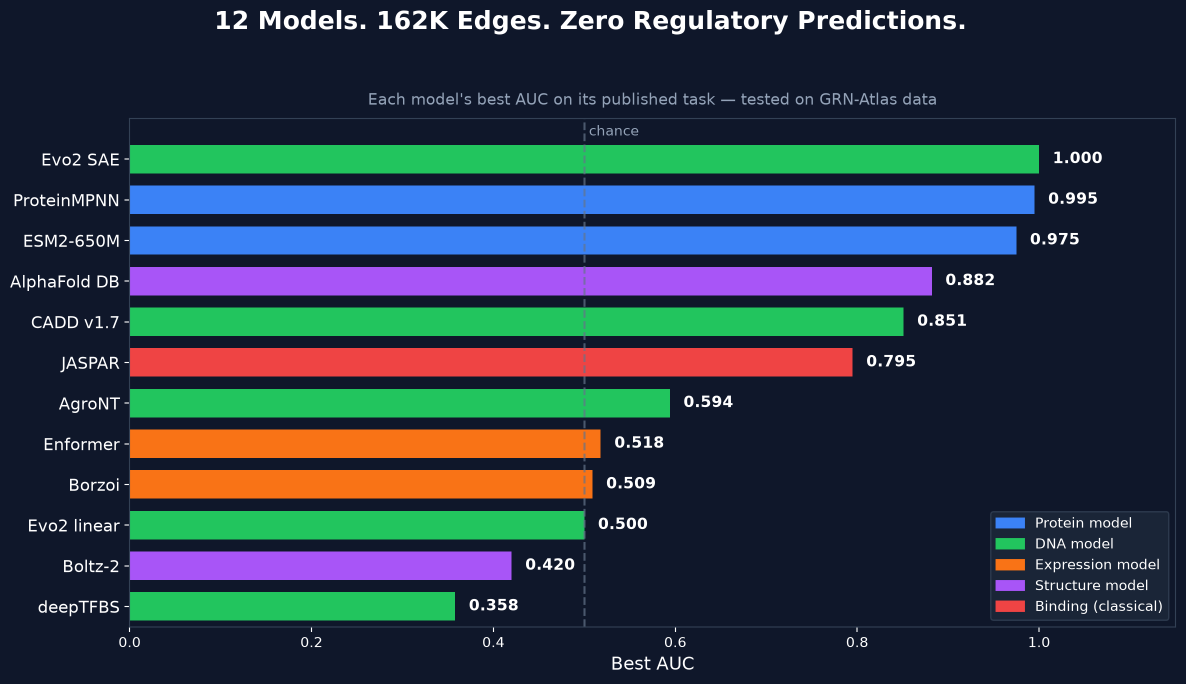
#> input picture research/visuals/model_survey_hero.png, 2371 x 1368 px (shown at 1/2 size)
$ python model_survey_platform_crops.py
#> lines starting #> are read from the running program, lines starting #| are printed output that depends on the picture
#!/usr/bin/env python3
"""Generate platform-specific image variants for social media."""
from __future__ import annotations

import matplotlib
matplotlib.use("Agg")
import matplotlib.pyplot as plt
import matplotlib.patches as mpatches
import numpy as np
from pathlib import Path
from PIL import Image

OUT = Path(__file__).resolve().parent

COLORS = {
    "protein": "#3b82f6",
    "dna": "#22c55e",
    "expression": "#f97316",
    "structure": "#a855f7",
    "binding": "#ef4444",
}

TESTED_MODELS = [
    ("ProteinMPNN", 0.995, "protein"),
    ("ESM2-650M", 0.975, "protein"),
    ("Evo2 SAE", 1.000, "dna"),
    ("AlphaFold DB", 0.882, "structure"),
    ("CADD v1.7", 0.851, "dna"),
    ("JASPAR", 0.795, "binding"),
    ("AgroNT", 0.594, "dna"),
    ("Enformer", 0.518, "expression"),
    ("Borzoi", 0.509, "expression"),
    ("Evo2 linear", 0.500, "dna"),
    ("Boltz-2", 0.420, "structure"),
    ("deepTFBS", 0.358, "dna"),
]


def hero_square():
    """Square hero chart for Instagram/Threads (1080x1080)."""
    models = sorted(TESTED_MODELS, key=lambda x: x[1])
    names = [m[0] for m in models]
    aucs = [m[1] for m in models]
    colors = [COLORS[m[2]] for m in models]

    fig, ax = plt.subplots(figsize=(10, 10))
    fig.patch.set_facecolor("#0f172a")
    ax.set_facecolor("#0f172a")

    ax.barh(range(len(names)), aucs, color=colors, height=0.65, edgecolor="none")

    for i, (name, auc) in enumerate(zip(names, aucs)):
        ax.text(auc + 0.015, i, f"{auc:.3f}", va="center", ha="left",
                color="white", fontsize=13, fontweight="bold")

    ax.set_yticks(range(len(names)))
    ax.set_yticklabels(names, fontsize=13, color="white")
    ax.set_xlim(0, 1.15)
    ax.set_xlabel("Best AUC", fontsize=14, color="white")

    ax.axvline(x=0.5, color="#64748b", linestyle="--", linewidth=1.5, alpha=0.7)
    ax.text(0.505, len(names) - 0.5, "chance", color="#94a3b8", fontsize=11,
            va="bottom", ha="left")

    legend_patches = [
        mpatches.Patch(color=COLORS["protein"], label="Protein"),
        mpatches.Patch(color=COLORS["dna"], label="DNA"),
        mpatches.Patch(color=COLORS["expression"], label="Expression"),
        mpatches.Patch(color=COLORS["structure"], label="Structure"),
        mpatches.Patch(color=COLORS["binding"], label="Binding"),
    ]
    ax.legend(handles=legend_patches, loc="lower right", fontsize=11,
              facecolor="#1e293b", edgecolor="#334155", labelcolor="white")

    ax.tick_params(colors="white")
    for spine in ax.spines.values():
        spine.set_color("#334155")

    fig.suptitle("12 Models. 162K Edges.\nZero Regulatory Predictions.",
                 fontsize=20, fontweight="bold", color="white", y=0.97)

    fig.tight_layout(rect=[0, 0, 1, 0.91])
    fig.savefig(OUT / "model_survey_hero_square.png", dpi=108,
                bbox_inches="tight", facecolor="#0f172a")
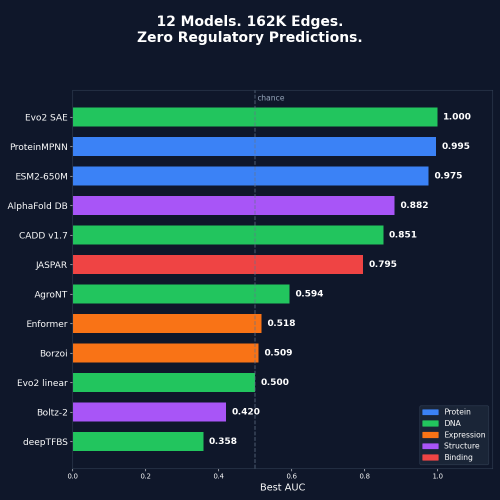
#> figure drawn by matplotlib, 1 panel
    plt.close(fig)
    print(f"  Saved model_survey_hero_square.png")


def proteinmpnn_square():
    """Square ProteinMPNN dot plot for Instagram/Threads (1080x1080)."""
    tf_recovery = [
        0.229, 0.405, 0.251, 0.335, 0.303, 0.228, 0.300, 0.195, 0.211,
        0.274, 0.242, 0.218, 0.389, 0.275, 0.188, 0.180, 0.280, 0.180,
        0.218, 0.333, 0.203, 0.252, 0.236, 0.188, 0.348, 0.286, 0.458,
        0.320, 0.280,
    ]
    nontf_recovery = [
        0.540, 0.536, 0.446, 0.501, 0.498, 0.563, 0.597, 0.524, 0.555,
        0.550, 0.590, 0.471, 0.624, 0.565, 0.474, 0.528, 0.506, 0.423,
        0.407, 0.488,
    ]

    fig, ax = plt.subplots(figsize=(10, 10))
    fig.patch.set_facecolor("#0f172a")
    ax.set_facecolor("#0f172a")

    np.random.seed(42)
    tf_jitter = np.random.normal(0, 0.08, len(tf_recovery))
    nontf_jitter = np.random.normal(0, 0.08, len(nontf_recovery))

    ax.scatter(tf_recovery, tf_jitter + 1.2, color="#ef4444", s=100, alpha=0.8,
               edgecolors="white", linewidths=0.5, zorder=3)
    ax.scatter(nontf_recovery, nontf_jitter + 2.8, color="#3b82f6", s=100, alpha=0.8,
               edgecolors="white", linewidths=0.5, zorder=3)

    tf_mean = np.mean(tf_recovery)
    nontf_mean = np.mean(nontf_recovery)
    ax.axvline(tf_mean, color="#ef4444", linestyle="--", linewidth=2, alpha=0.6)
    ax.axvline(nontf_mean, color="#3b82f6", linestyle="--", linewidth=2, alpha=0.6)

    ax.text(tf_mean, 0.2, f"TF mean\n{tf_mean:.3f}", ha="center", color="#ef4444",
            fontsize=14, fontweight="bold")
    ax.text(nontf_mean, 3.7, f"Enzyme mean\n{nontf_mean:.3f}", ha="center",
            color="#3b82f6", fontsize=14, fontweight="bold")

    ax.set_yticks([1.2, 2.8])
    ax.set_yticklabels(["Transcription\nfactors (n=29)", "Housekeeping\nenzymes (n=20)"],
                       fontsize=14, color="white")
    ax.set_xlabel("ProteinMPNN Sequence Recovery", fontsize=14, color="white")
    ax.set_xlim(0.1, 0.7)
    ax.set_ylim(-0.2, 4.2)

    ax.tick_params(colors="white")
    for spine in ax.spines.values():
        spine.set_color("#334155")

    fig.suptitle("AUC = 0.995\nTF proteins are structurally flexible",
                 fontsize=20, color="white", fontweight="bold", y=0.97)

    fig.tight_layout(rect=[0, 0, 1, 0.91])
    fig.savefig(OUT / "model_survey_proteinmpnn_dots_square.png", dpi=108,
                bbox_inches="tight", facecolor="#0f172a")
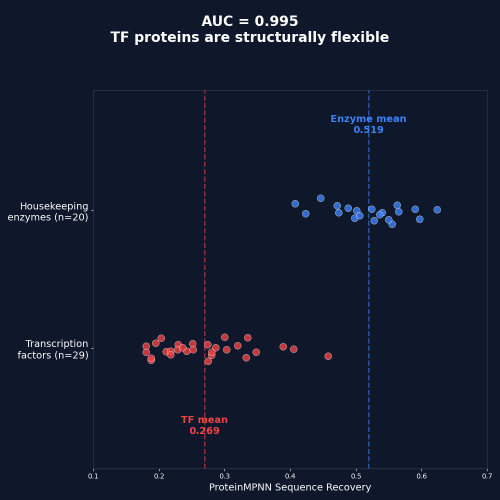
#> figure drawn by matplotlib, 1 panel
    plt.close(fig)
    print(f"  Saved model_survey_proteinmpnn_dots_square.png")


def heatmap_square():
    """Square species heatmap for Instagram (1080x1080)."""
    models_sp = [
        "ProteinMPNN", "ESM2", "AlphaFold", "CADD", "Evo2 SAE",
        "JASPAR", "Enformer", "Borzoi", "deepTFBS", "AgroNT", "Boltz-2",
    ]
    species = ["Arab.", "Human", "Mouse", "Rice", "Petunia", "Potato"]

    data = np.full((len(models_sp), len(species)), np.nan)
    data[0, 0] = 0.995; data[0, 1] = 0.995
    data[1, 0] = 0.959; data[1, 1] = 0.821; data[1, 2] = 0.882; data[1, 3] = 0.975
    data[2, 0] = 0.882; data[2, 1] = 0.847; data[2, 2] = 0.784
    data[3, 1] = 0.851
    data[4, 0] = 0.889; data[4, 1] = 0.545; data[4, 2] = 0.500; data[4, 3] = 0.636; data[4, 5] = 0.763
    data[5, 0] = 0.795; data[5, 4] = 0.715
    data[6, 1] = 0.518
    data[7, 1] = 0.509
    data[8, 0] = 0.358
    data[9, 0] = 0.594
    data[10, 0] = 0.420; data[10, 1] = 0.520

    fig, ax = plt.subplots(figsize=(10, 10))

    cmap = plt.cm.RdYlGn.copy()
    cmap.set_bad("#e5e7eb")

    im = ax.imshow(data, cmap=cmap, aspect="auto", vmin=0.3, vmax=1.0)

    for i in range(len(models_sp)):
        for j in range(len(species)):
            val = data[i, j]
            if not np.isnan(val):
                color = "white" if val < 0.55 or val > 0.85 else "black"
                ax.text(j, i, f"{val:.3f}", ha="center", va="center",
                        fontsize=11, fontweight="bold", color=color)

    ax.set_xticks(range(len(species)))
    ax.set_xticklabels(species, fontsize=13, rotation=30, ha="right")
    ax.set_yticks(range(len(models_sp)))
    ax.set_yticklabels(models_sp, fontsize=13)

    cbar = plt.colorbar(im, ax=ax, shrink=0.7)
    cbar.set_label("AUC", fontsize=12)

    ax.set_title("Species coverage:\neach model works in its training domain",
                 fontsize=16, fontweight="bold", pad=15)

    fig.tight_layout()
    fig.savefig(OUT / "model_survey_species_heatmap_square.png", dpi=108,
                bbox_inches="tight")
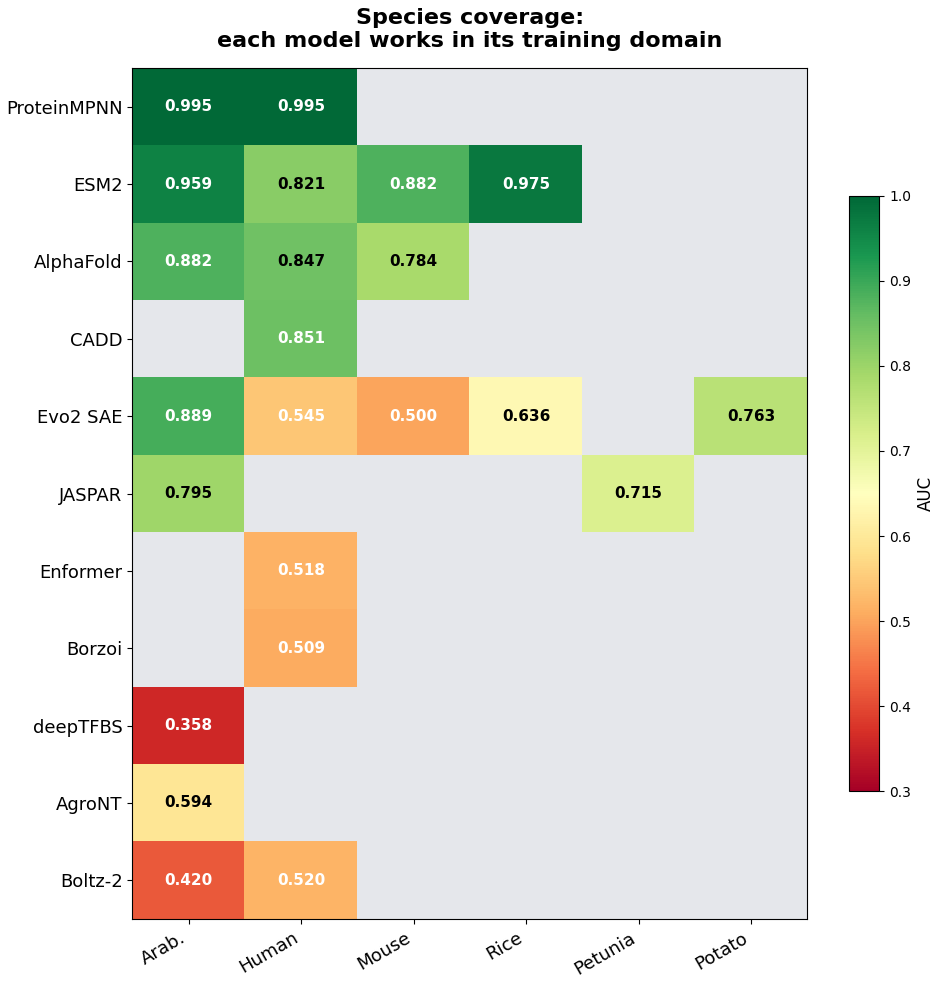
#> figure drawn by matplotlib, 2 panels
    plt.close(fig)
    print(f"  Saved model_survey_species_heatmap_square.png")


def quadrant_square():
    """Square quadrant for Instagram (1080x1080)."""
    models_quad = [
        ("ProteinMPNN", 0.15, 0.995, "protein"),
        ("ESM2", 0.22, 0.975, "protein"),
        ("AlphaFold", 0.27, 0.882, "structure"),
        ("Evo2 SAE", 0.13, 1.000, "dna"),
        ("CADD", 0.24, 0.851, "dna"),
        ("JASPAR", 0.42, 0.795, "binding"),
        ("Enformer", 0.38, 0.518, "expression"),
        ("Borzoi", 0.36, 0.509, "expression"),
        ("AgroNT", 0.35, 0.594, "dna"),
        ("deepTFBS", 0.33, 0.358, "dna"),
        ("Boltz-2", 0.40, 0.420, "structure"),
    ]

    label_offsets = {
        "Evo2 SAE": (-0.02, 0.025),
        "ProteinMPNN": (0.02, -0.035),
        "ESM2": (0.02, 0.02),
        "Borzoi": (0.02, -0.04),
        "Enformer": (0.02, 0.03),
        "CADD": (0.02, -0.035),
        "AlphaFold": (0.02, 0.02),
    }

    fig, ax = plt.subplots(figsize=(10, 10))
    fig.patch.set_facecolor("white")
    ax.set_facecolor("#fafafa")

    ax.axhline(0.5, color="#d1d5db", linewidth=1, linestyle="-")
    ax.axvline(0.5, color="#d1d5db", linewidth=1, linestyle="-")

    for name, x, y, cat in models_quad:
        ax.scatter(x, y, color=COLORS[cat], s=140, zorder=3,
                   edgecolors="white", linewidths=1.5)
        ox, oy = label_offsets.get(name, (0.02, 0.02))
        ax.annotate(name, (x + ox, y + oy), fontsize=10,
                    fontweight="bold", color="#374151")

    ax.fill_between([0.5, 1.0], 0.7, 1.05, alpha=0.08, color="#22c55e")
    ax.text(0.75, 0.92, "The gap", fontsize=18, ha="center", va="center",
            color="#9ca3af", fontstyle="italic", fontweight="bold")
    ax.text(0.75, 0.84, "No model reaches here", fontsize=11,
            ha="center", va="center", color="#9ca3af")

    ax.set_xlabel("Protein characterization ← → Regulatory prediction",
                  fontsize=13, color="#374151", fontweight="bold")
    ax.set_ylabel("Best AUC on tested task", fontsize=13, color="#374151",
                  fontweight="bold")
    ax.set_xlim(0.1, 1.0)
    ax.set_ylim(0.3, 1.05)

    legend_patches = [
        mpatches.Patch(color=COLORS["protein"], label="Protein"),
        mpatches.Patch(color=COLORS["dna"], label="DNA"),
        mpatches.Patch(color=COLORS["expression"], label="Expression"),
        mpatches.Patch(color=COLORS["structure"], label="Structure"),
        mpatches.Patch(color=COLORS["binding"], label="Binding"),
    ]
    ax.legend(handles=legend_patches, loc="lower left", fontsize=10,
              framealpha=0.9)

    ax.set_title("Good at characterization,\nblind to regulation",
                 fontsize=16, color="#1f2937", fontweight="bold", pad=15)

    fig.tight_layout()
    fig.savefig(OUT / "model_survey_linkedin_quadrant_square.png", dpi=108,
                bbox_inches="tight")
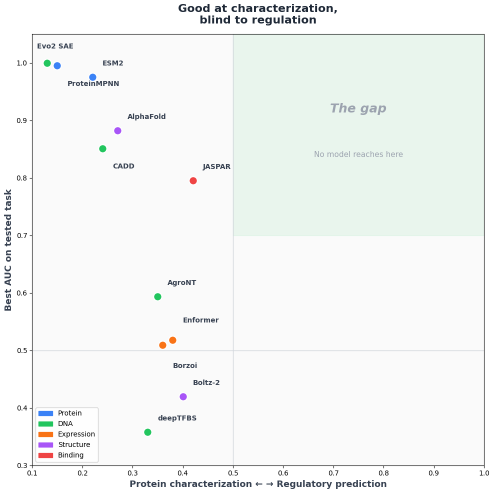
#> figure drawn by matplotlib, 1 panel
    plt.close(fig)
    print(f"  Saved model_survey_linkedin_quadrant_square.png")


def hero_facebook():
    """Facebook hero crop: 1200x630 from the existing hero image."""
    img = Image.open(OUT / "model_survey_hero.png")
#> img is the input picture: PIL image 2371x1368 RGBA; mean R, G, B, A 44.8, 60, 73.6, 255
    w, h = img.size
#> w = 2371; h = 1368
    target_ratio = 1200 / 630
    current_ratio = w / h
#> current_ratio = 1.73
    if current_ratio > target_ratio:
        new_w = int(h * target_ratio)
        left = (w - new_w) // 2
        img = img.crop((left, 0, left + new_w, h))
    else:
        new_h = int(w / target_ratio)
#> new_h = 1244
        top = (h - new_h) // 2
#> top = 62
        img = img.crop((0, top, w, top + new_h))
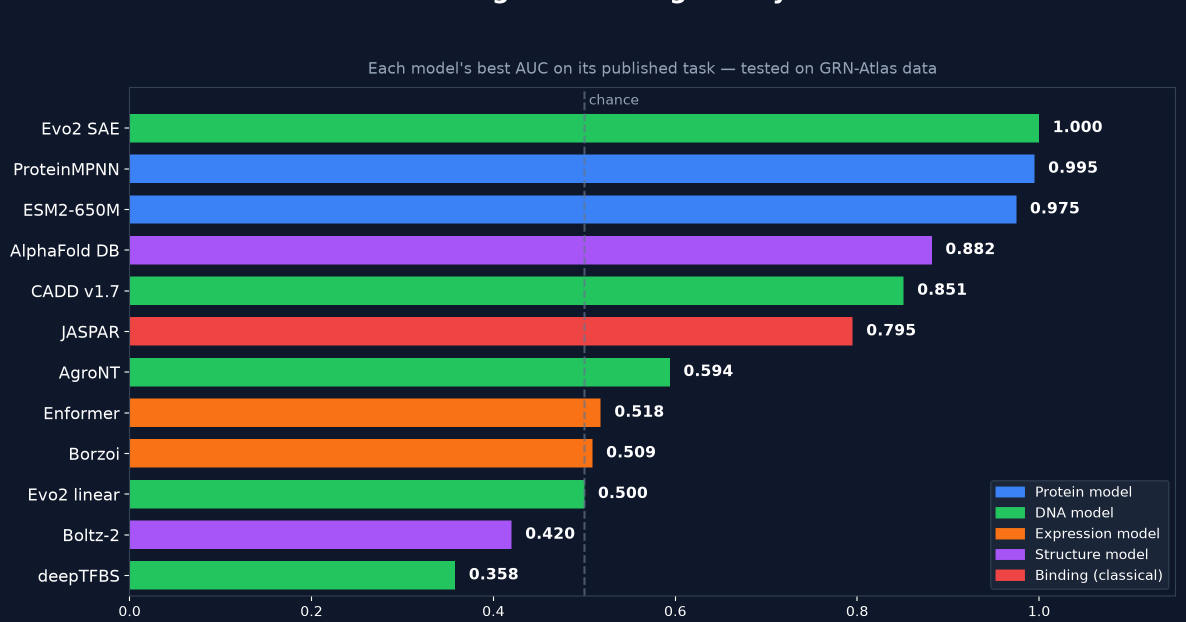
#> img: PIL image 2371x1244 RGBA (shown at 1/2 size); mean R, G, B, A 45.8, 61.8, 75, 255
    img = img.resize((1200, 630), Image.LANCZOS)
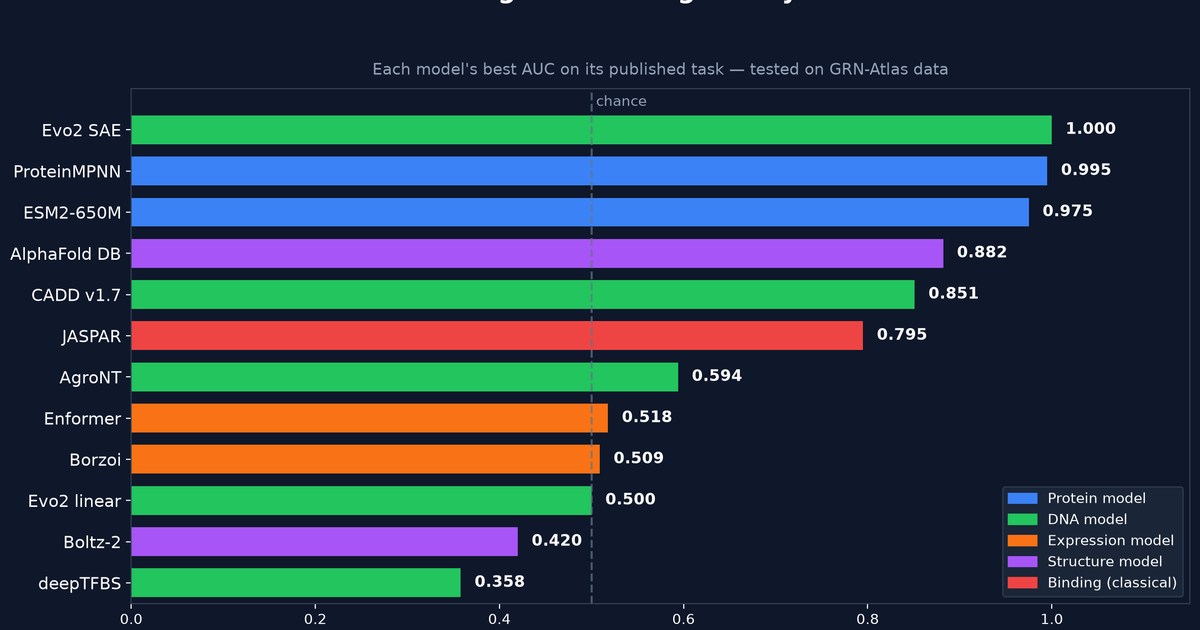
#> img: PIL image 1200x630 RGBA; mean R, G, B, A 45.8, 61.7, 75, 255
    img.save(OUT / "model_survey_hero_facebook.png")
    print(f"  Saved model_survey_hero_facebook.png (1200x630)")


if __name__ == "__main__":
    print("Generating platform-specific images...")
    hero_square()
    proteinmpnn_square()
    heatmap_square()
    quadrant_square()
    hero_facebook()
    print("Done!")
